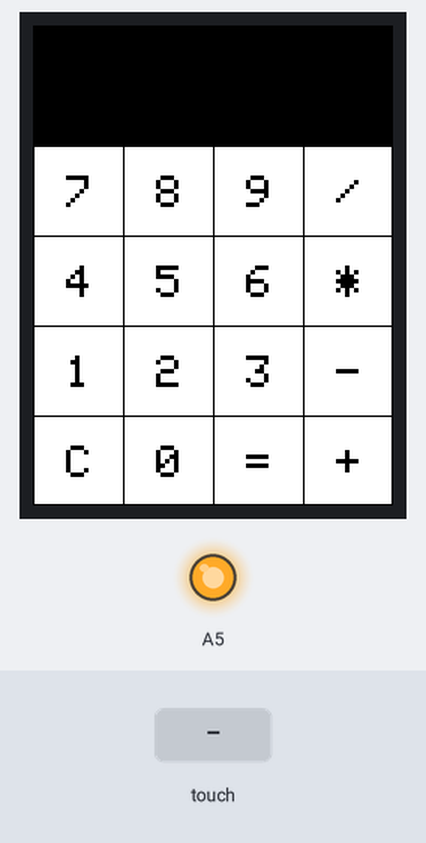
The sketch below on a simulated Arduino Uno, built with avr-gcc and run on an emulated ATmega328P. Shown: 240×320 colour display, output pins drawn as LEDs (lit = HIGH). The test bench sets the inputs (shaded band). What the sketch prints to the serial monitor is not drawn.

Above: at 1.4 s.
1.5 s: touch panel pressed at 87 % / 10 % of its raw x / y range
At 2.8 s:
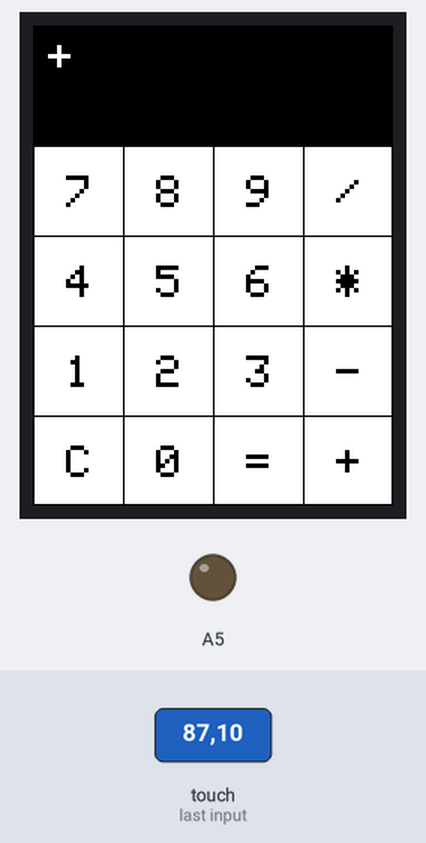
3.3 s: touch panel pressed at 87 % / 50 % of its raw x / y range
At 4.2 s:
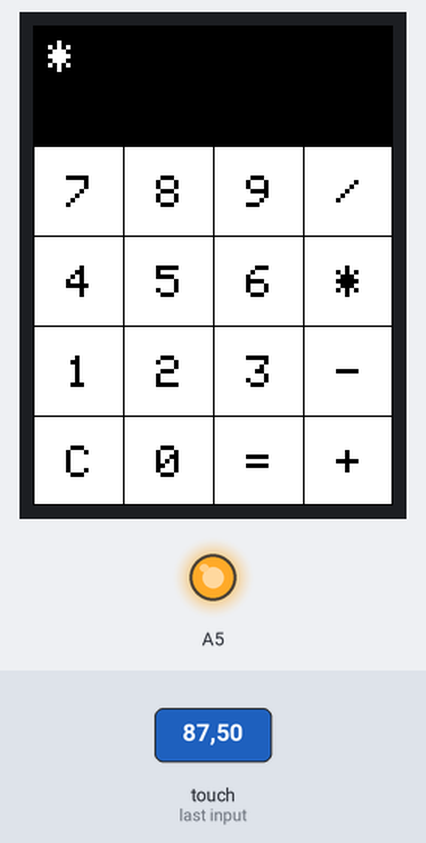
5.1 s: touch panel pressed at 87 % / 70 % of its raw x / y range
At 6.6 s:
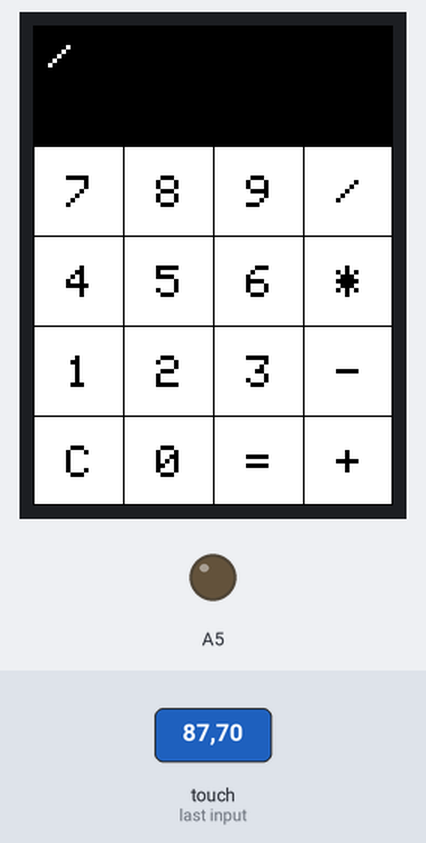
6.9 s: touch panel pressed at 13 % / 90 % of its raw x / y range
At 8.4 s:
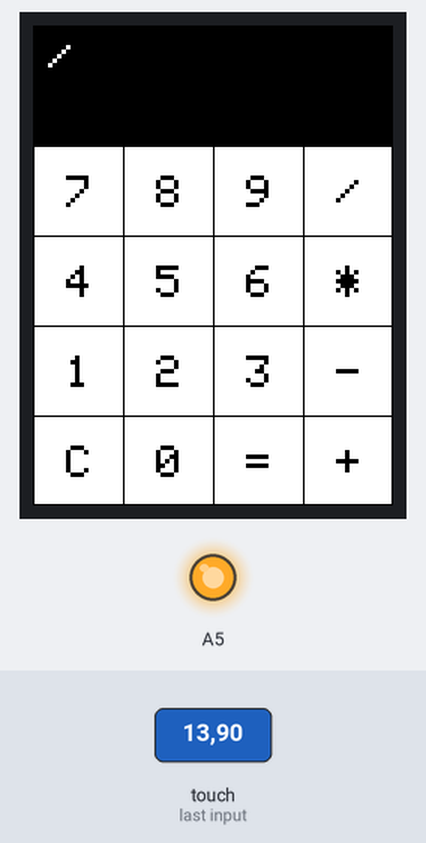
8.7 s: touch panel pressed at 38 % / 90 % of its raw x / y range
At 10.0 s:
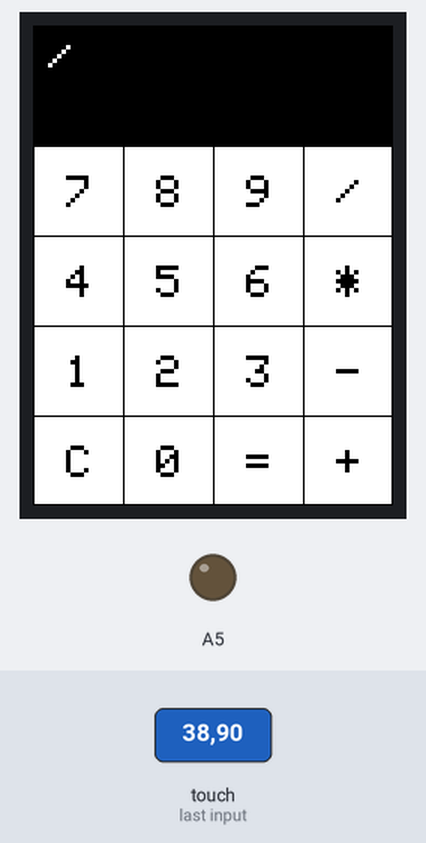
Timing chart, 0 to 11.5 s (numbered marks = the images above; inputs shaded):
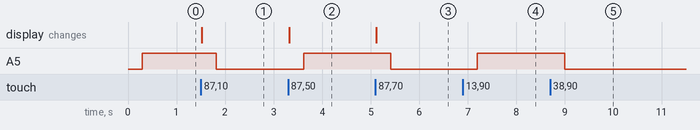

The sketch:

RoboShala_Calculator.ino
```cpp
#include <SPFD5408_Adafruit_GFX.h>    // Core graphics library
#include <SPFD5408_Adafruit_TFTLCD.h> // Hardware-specific library
#include <SPFD5408_TouchScreen.h>

#define YP A3  // must be an analog pin, use "An" notation!
#define XM A2  // must be an analog pin, use "An" notation!
#define YM 9   // can be a digital pin
#define XP 8   // can be a digital pin

// Calibrate values
#define TS_MINX 125
#define TS_MINY 85
#define TS_MAXX 965
#define TS_MAXY 905

TouchScreen ts = TouchScreen(XP, YP, XM, YM, 300);

#define LCD_CS A3
#define LCD_CD A2
#define LCD_WR A1
#define LCD_RD A0
// optional
#define LCD_RESET A4

// Assign human-readable names to some common 16-bit color values:
#define BLACK   0x0000
#define BLUE    0x001F
#define RED     0xF800
#define GREEN   0x07E0
#define CYAN    0x07FF
#define MAGENTA 0xF81F
#define YELLOW  0xFFE0
#define WHITE   0xFFFF

#define MINPRESSURE 10
#define MAXPRESSURE 1000

Adafruit_TFTLCD tft(LCD_CS, LCD_CD, LCD_WR, LCD_RD, LCD_RESET);

String Key[4][4] = {
  { "7", "8", "9", "/" },
  { "4", "5", "6", "*" },
  { "1", "2", "3", "-" },
  { "C", "0", "=", "+" }
};

String N1, N2, ShowSC, opt;
bool updata=false;
float answers=-1;

void setup() {
  Serial.begin(9600);
  tft.reset();
  tft.begin(0x9341); // SDFP5408
  tft.setRotation(2);
  tft.fillScreen(BLACK);

  tft.fillRect(0, 80, 240, 240, WHITE);
  tft.drawFastHLine(0, 80, 240, BLACK);
  tft.drawFastHLine(0, 140, 240, BLACK);
  tft.drawFastHLine(0, 200, 240, BLACK);
  tft.drawFastHLine(0, 260, 240, BLACK);
  tft.drawFastHLine(0, 320-1, 240, BLACK);

  tft.drawFastVLine(0, 80, 240, BLACK);
  tft.drawFastVLine(60, 80, 240, BLACK);
  tft.drawFastVLine(120, 80, 240, BLACK);
  tft.drawFastVLine(180, 80, 240, BLACK);
  tft.drawFastVLine(240-1, 80, 240, BLACK);

  for (int y=0;y<4;y++) {
    for (int x=0;x<4;x++) {
      tft.setCursor(22 + (60*x), 100 + (60*y));
      tft.setTextSize(3);
      tft.setTextColor(BLACK);
      tft.println(Key[y][x]);
    }
  }
}
int k=0;
void loop() {
  if(k%2==0)analogWrite(A5,255);
  else analogWrite(A5,0);
  k++;


  TSPoint p = waitTouch();
  Serial.println(p.x);
  updata = false;
  for (int i1=0;i1<4;i1++) {
    for (int i2=0;i2<4;i2++) {
      if ((p.y>=240-((i1+1)*60)+1&&p.y<=240-(i1*60)-1)&&(p.x>=(i2*60)+1&&p.x<=((i2+1)*60)-1)) {
        if ((i1<=2&&i2<=2)||(i1==3&&i2==1)) {
          if (opt==0) {
            if (answers!=-1) answers = -1;
            N1 = N1 + Key[i1][i2];
            ShowSC = N1;
          } else {
            N2 = N2 + Key[i1][i2];
            ShowSC = opt + N2;
          }
        } else {
          if (Key[i1][i2]=="C") {
            N1 = N2 = "";
            opt = "";
            answers = 0;
            ShowSC = N1;
          } else if (i2==3) {
            if (N1=="") N1 = String(answers);
            opt = Key[i1][i2];
            ShowSC = Key[i1][i2];
          } else if (Key[i1][i2]=="=") {
            if (opt=="+") answers = N1.toInt() + N2.toInt();
            else if (opt=="-") answers = N1.toInt() - N2.toInt();
            else if (opt=="*") answers = N1.toInt() * N2.toInt();
            else if (opt=="/") answers = N1.toInt() / N2.toInt();
            N1 = N2 = opt = "";
            ShowSC = answers;
          }
        }
        updata = true;
      }
    }
  }

  if (updata) {
    tft.fillRect(0, 0, 240, 80, BLACK);

    tft.setCursor(10, 10);
    tft.setTextSize(3);
    tft.setTextColor(WHITE);
    tft.println(ShowSC);
  }
  delay(300);
}

TSPoint waitTouch() {
  TSPoint p;
  do {
    p = ts.getPoint();
    pinMode(XM, OUTPUT);
    pinMode(YP, OUTPUT);
  } while((p.z < MINPRESSURE )|| (p.z > MAXPRESSURE));
  p.x = map(p.x, TS_MINX, TS_MAXX, 0, 240);
  p.y = map(p.y, TS_MINY, TS_MAXY, 0, 320);;
  return p;
}
```

Measured:
- after the input at 1.5 s, A5: HIGH → LOW after 0.32 s; the display: changes at once (image 1)
- after the input at 3.3 s, A5: LOW → HIGH after 0.32 s; the display: changes at once (image 2)
- after the input at 5.1 s, A5: HIGH → LOW after 0.32 s; the display: changes at once (image 3)
- after the input at 6.9 s, A5: LOW → HIGH after 0.30 s
- after the input at 8.7 s, A5: HIGH → LOW after 0.30 s
